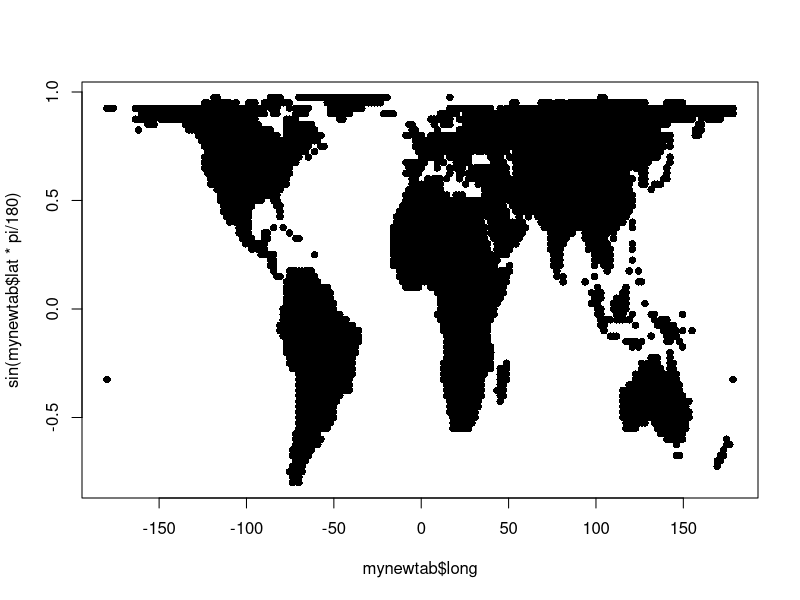
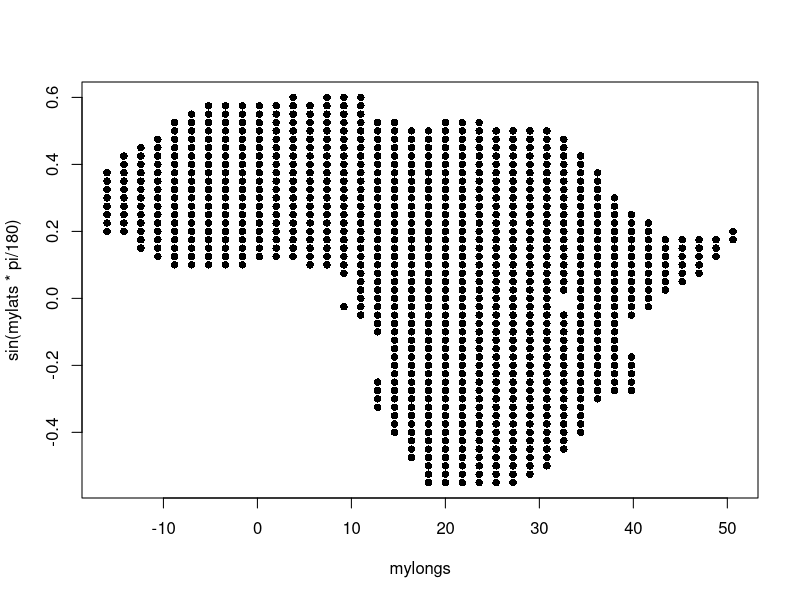
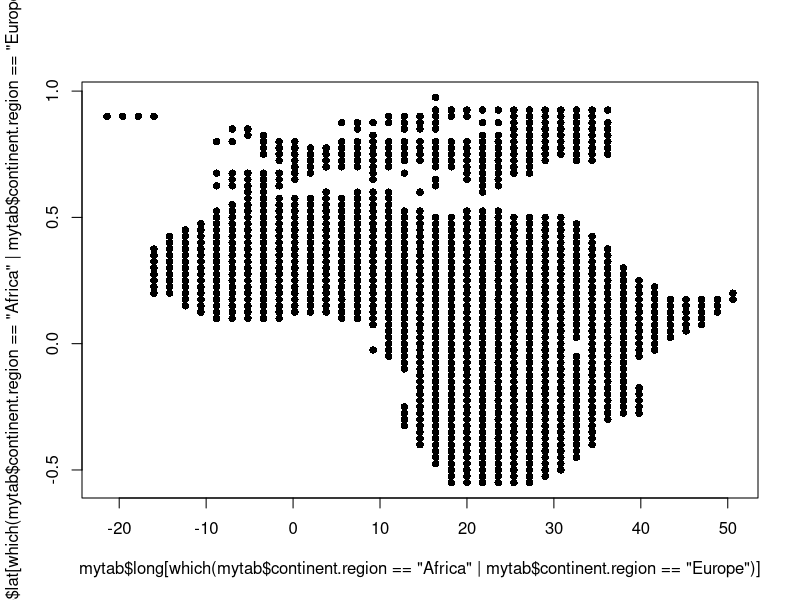

Write R code to recreate these figures, in order.
rm(list=ls())
mytab = read.table("latlong.txt", header=T, as.is=T)
mytab[1,]
mytab[,dim(mytab)[2]]
mynewtab = mytab[,-3]
plot(mynewtab$long, sin(mynewtab$lat*pi/180), pch=16)
myindices = which(mytab$continent.region=="Africa")
mylongs = mytab$long[myindices]
mylats = mytab$lat[myindices]
plot(mylongs, sin(mylats*pi/180), pch=16)
plot(mytab$long[which(mytab$continent.region=="Africa" | mytab$continent.region=="Europe")], sin(mytab$lat[which(mytab$continent.region=="Africa" | mytab$continent.region=="Europe")]*pi/180), pch=16)
a = c(1, 1, 0)
length(which(a==0))
rm(a)
length(which(mytab$long>=0 & mytab$long<=100))
weights = c(100, 115, 206, 225, 130, 130, 132, 141, 242, 123, 275, 178, 180, 181, 175)
weights_kg = weights / 2.2
heights = c(60, 61, 72, 70, 60, 65, 65, 65, 67, 70, 74, 68, 73, 73, 73)
sexes = c("F", "F", "M", "M", "F", "F", "F", "M", "M", "F", "M", "F", "M", "M", "M")
heights_m = heights / 39.37
min(heights_m)
bmis = weights_kg / (heights_m^2)
bmis[3]
mean(bmis)
sum(bmis) / length(bmis)
bmis[c(1, 4, 12)]
which(bmis > 18.5 & bmis < 24.9)
which(weights==130)
which(sexes=="M" & (bmis<20 | bmis>30))
#My first comment
ls()
mydf = data.frame(weights, heights, sexes)
mydf$heights[4]
mydf[4,2]
mydf[c(1, 3, 10),]
mydf[7:11,]
surveydata = read.table("lab1.surveydata.txt", header=T, as.is=T, sep="\t")
head(surveydata)
length(which(surveydata$sex=="M"))
2 * 3